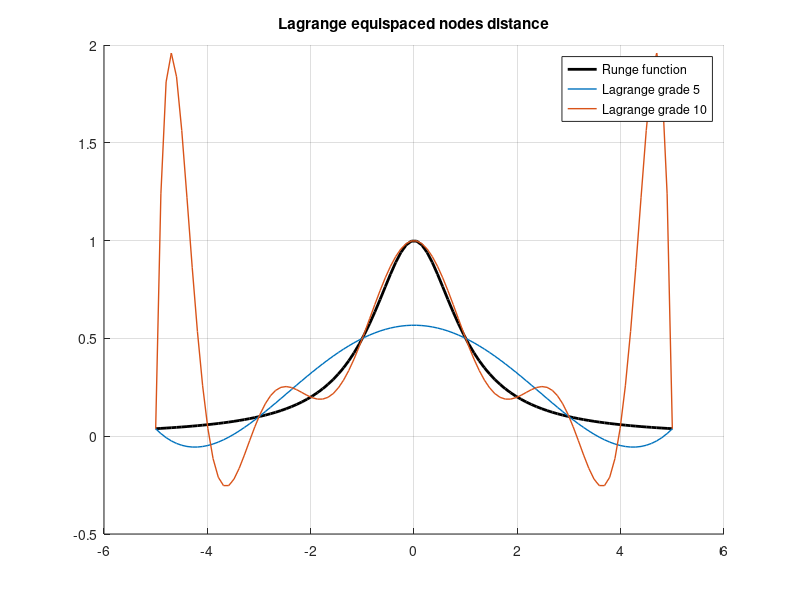
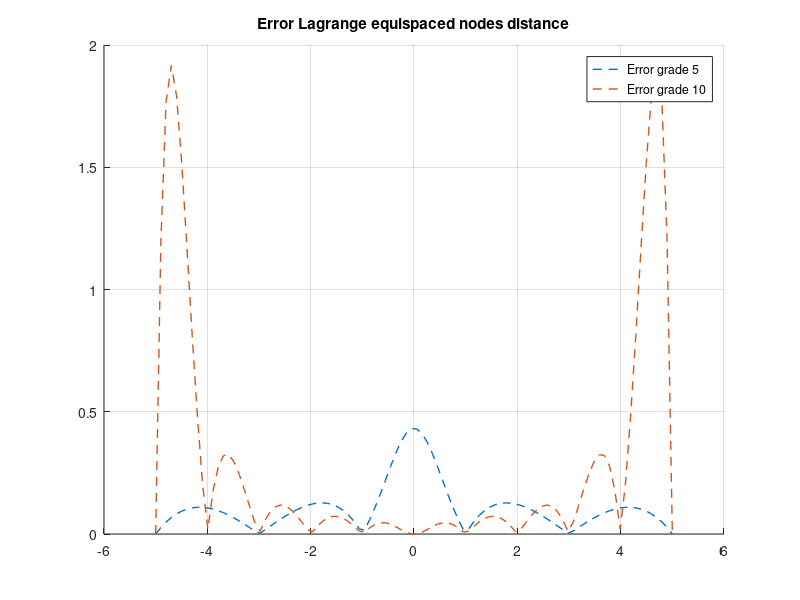
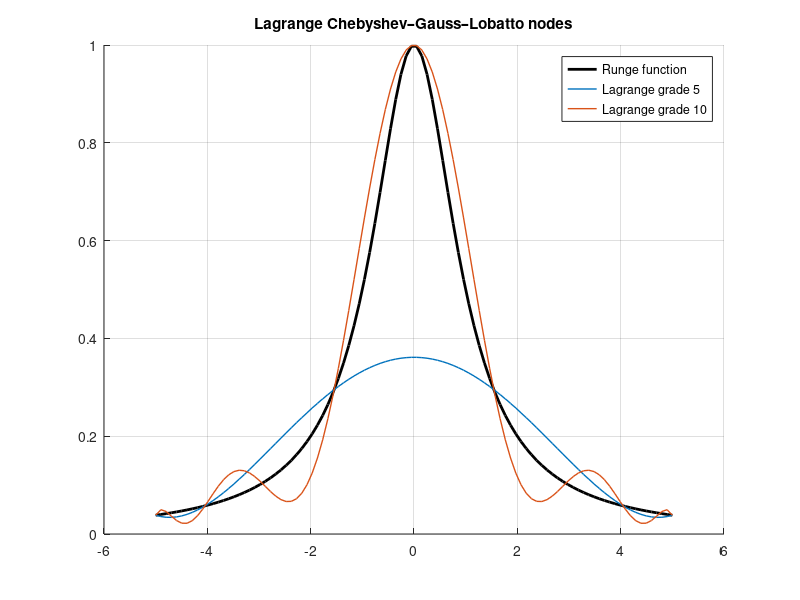
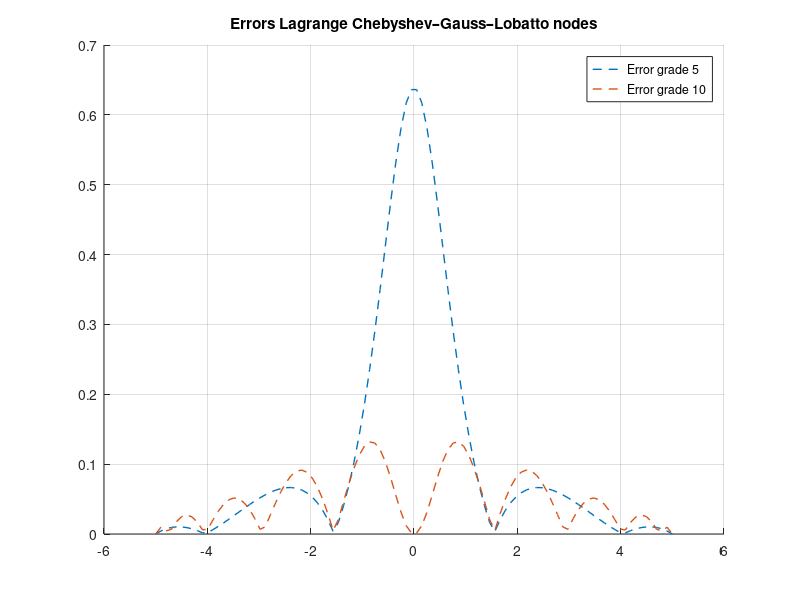

MATLAB code to generate these figures, in order:
clc
clear variables
close all

%% Section 1

f = @(x) 1./(1+x.^2);

a = -5;
b = 5;

x = linspace(a, b, 100);

figure(1)
hold on
grid on
title('Lagrange equispaced nodes distance')

plot(x, f(x), '-k', 'LineWidth', 2)

figure(2)
hold on
grid on
title('Error Lagrange equispaced nodes distance')

N = [5 10];

for n = N
    x_nodes = linspace(a, b, n+1);
    y_nodes = f(x_nodes);
    P = polyfit(x_nodes, y_nodes, length(x_nodes)-1);
    Y = polyval(P, x);

    err = abs(f(x) - Y);

    figure(1)
    plot(x, Y, '-', ...
        'LineWidth', 1)

    figure(2)
    plot(x, err, '--', ...
        'LineWidth', 1)

end

figure(1)
legend('Runge function', 'Lagrange grade 5', 'Lagrange grade 10')

figure(2)
legend('Error grade 5','Error grade 10')


%% Section 2

figure(3)
hold on
grid on
title('Lagrange Chebyshev–Gauss–Lobatto nodes')

plot(x, f(x), '-k', 'LineWidth', 2)

figure(4)
hold on
grid on
title('Errors Lagrange Chebyshev–Gauss–Lobatto nodes')

N = [5 10];

for n = N
    i_vec = [0:n];
    x_nodes = (a+b)/2 + (b-a)/2*(-cos((pi*i_vec)/n));
    y_nodes = f(x_nodes);
    P = polyfit(x_nodes, y_nodes, length(x_nodes)-1);
    Y = polyval(P, x);

    err = abs(f(x) - Y);

    figure(3)
    plot(x, Y, '-', ...
        'LineWidth', 1)

    figure(4)
    plot(x, err, '--', ...
        'LineWidth', 1)

end

figure(3)
legend('Runge function', 'Lagrange grade 5', 'Lagrange grade 10')

figure(4)
legend('Error grade 5','Error grade 10')
